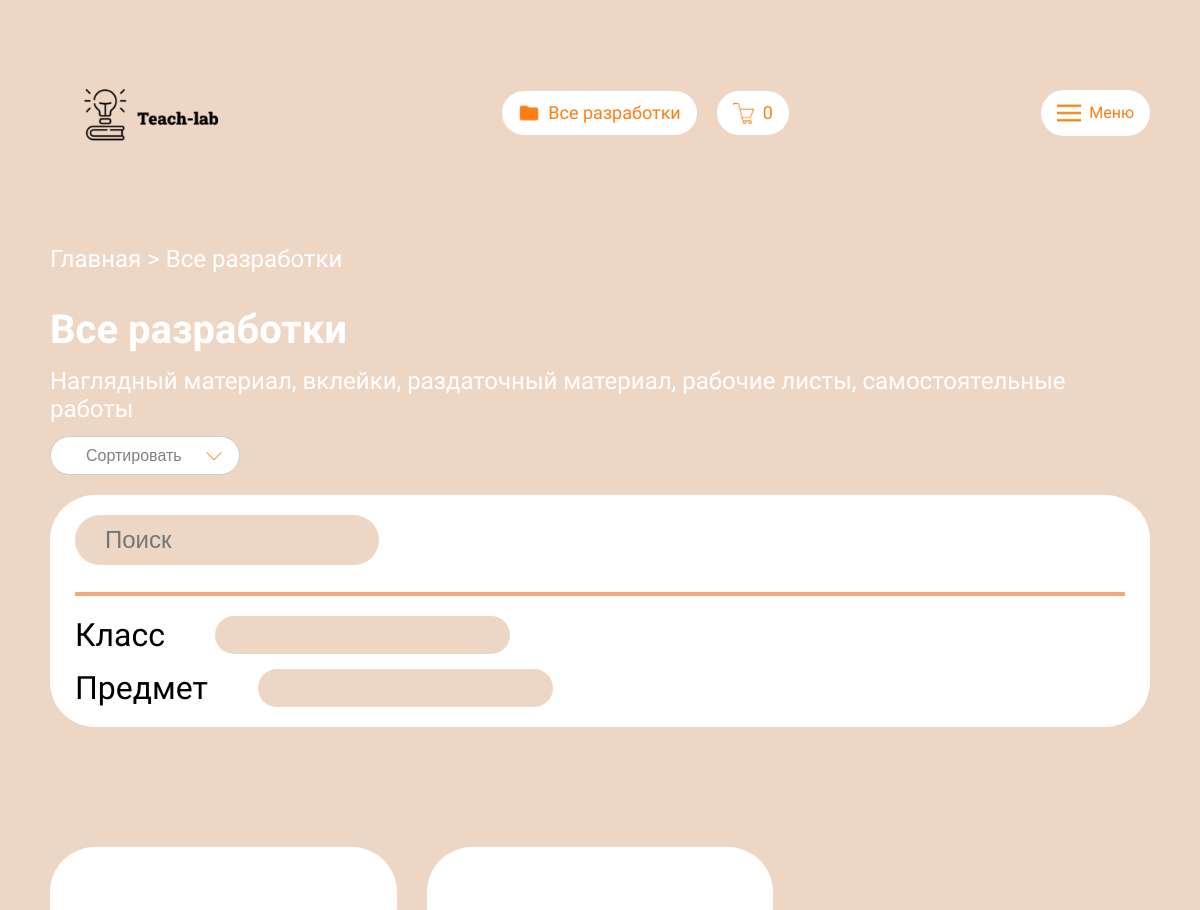
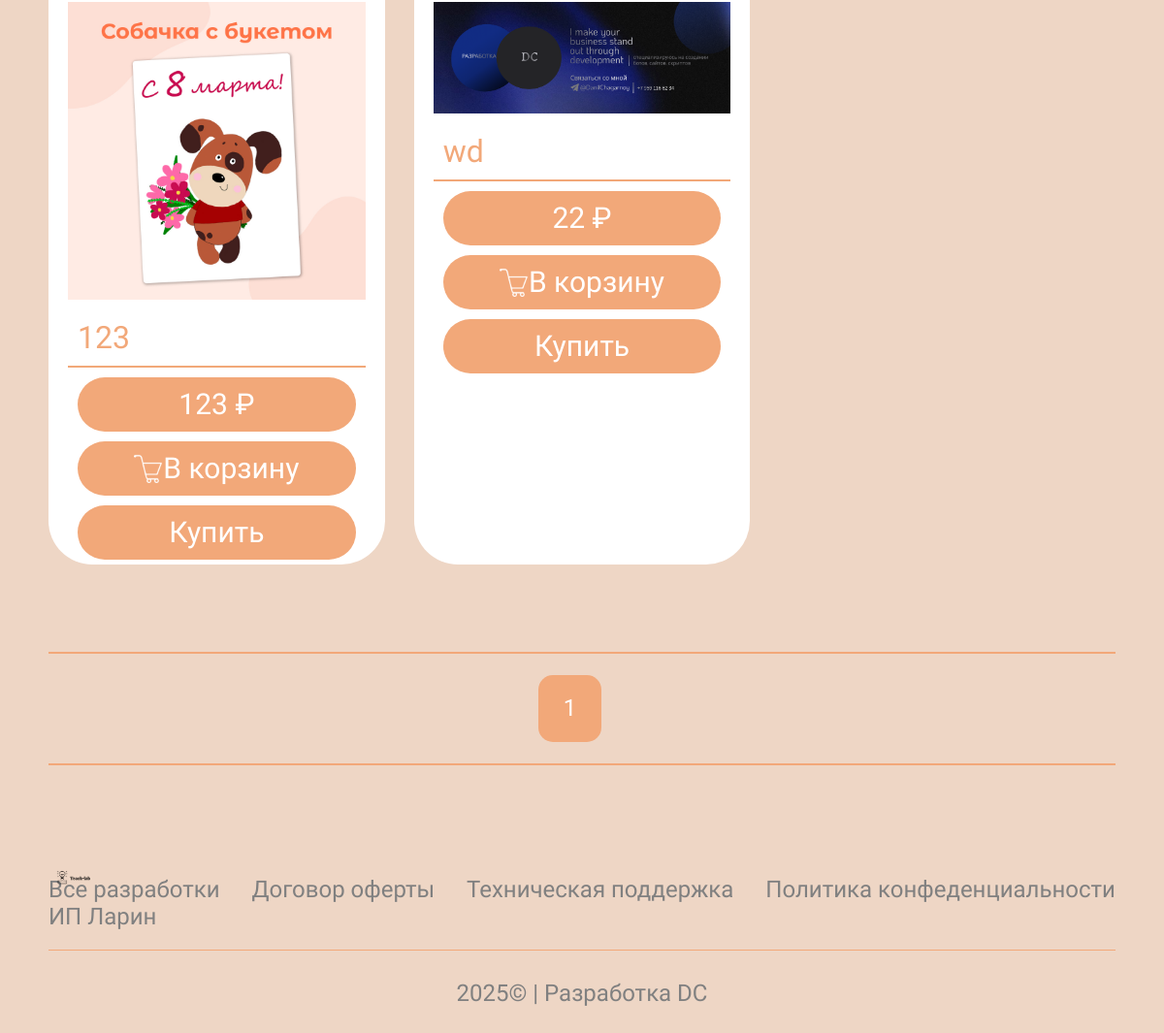
Before: /product/ with the older database file (2 pictures, top to bottom).
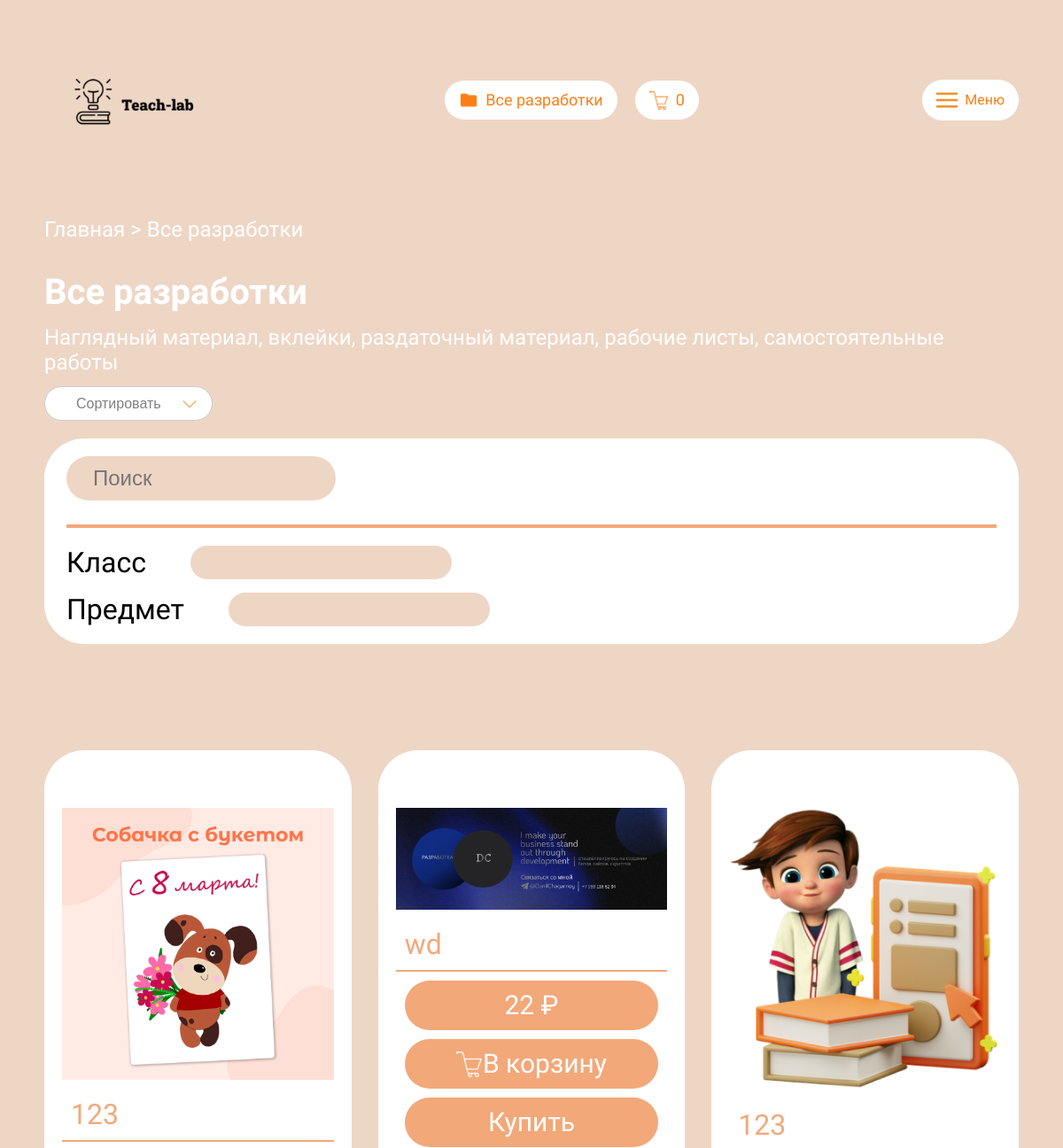
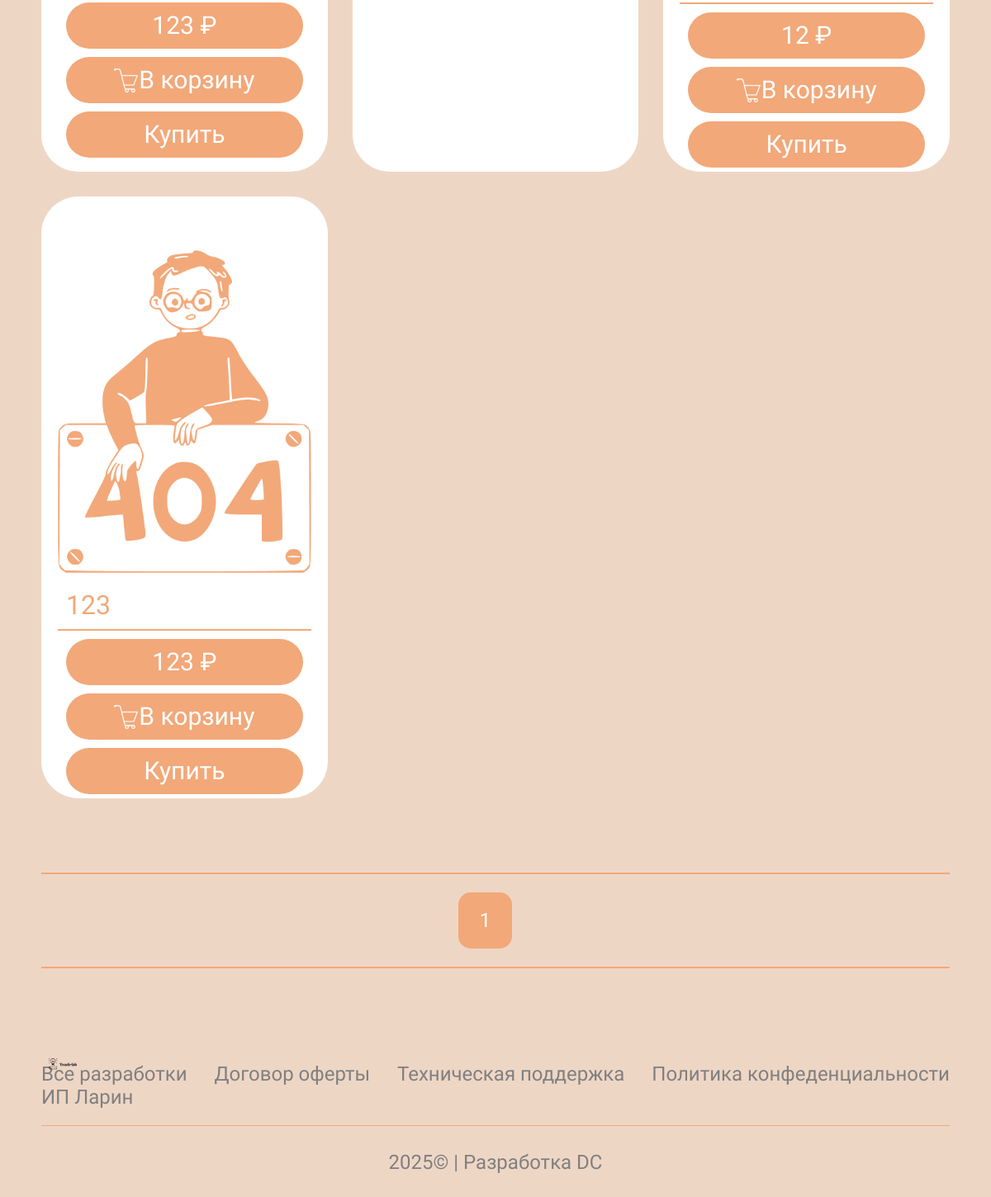
After: the same page with the newer database file (2 pictures, top to bottom).
### product/models.py (models this page shows, shortened)
class Product(models.Model):
    name = models.CharField(max_length=255, verbose_name="Название")
    description = RichTextField(verbose_name="Описание")
    price = models.IntegerField(verbose_name="Цена")
    number_pages = models.IntegerField(verbose_name="Количество страниц (если оставить пустым, то на странице не будет отображаться)", null=True, blank=True)
    pages = models.IntegerField(verbose_name="Страницы (если оставить пустым, то на странице не будет отображаться)", null=True, blank=True)
    classUser = models.IntegerField(verbose_name="Класс", null=True, blank=True)
    lesson = models.CharField(max_length=100,verbose_name="Предмет", null=True, blank=True)
    file = models.FileField(upload_to="products/material/", verbose_name="Материал урока(zip архив)", blank=True, null=True)
    image1 = models.ImageField(upload_to="products/img/", verbose_name="Изображение 1", blank=True, null=True)
    image2 = models.ImageField(upload_to="products/img/", verbose_name="Изображение 2", blank=True, null=True)
    image3 = models.ImageField(upload_to="products/img/", verbose_name="Изображение 3", blank=True, null=True)
    image4 = models.ImageField(upload_to="products/img/", verbose_name="Изображение 4", blank=True, null=True)
    created_at = models.DateTimeField(auto_now_add=True, null=True, blank=True)

### product/views.py (the view)
# urls.py: path('', catalog, name='catalog'),
def catalog(request, category_name=None):
    products_list = Product.objects.all()
    Category = apps.get_model('user', 'Categories')
    if category_name:
        category = Category.objects.filter(name__iexact=category_name).first()
        if category:
            products_list = category.products.all()
    search_query = request.GET.get('search')
    if search_query:
        products_list = products_list.filter(name__icontains=search_query)
    class_query = request.GET.get('class')
    if class_query:
        products_list = products_list.filter(classUser=class_query)
    sort_query = request.GET.get('sort')
    if sort_query == 'min_price':
        products_list = products_list.order_by('price')
    elif sort_query == 'max_price':
        products_list = products_list.order_by('-price')
    elif sort_query == 'newest':
        products_list = products_list.order_by('-created_at')
    elif sort_query == 'oldest':
        products_list = products_list.order_by('created_at')
    paginator = Paginator(products_list, 5)
    page_number = request.GET.get('page')
    products = paginator.get_page(page_number)
    return render(request, 'catalog.html', {'products': products, 'category_name': category_name})

### product/templates/catalog.html (shortened to what this page needs)
{% load static %}
<!DOCTYPE html>
<html lang="ru">
<head>
    <link rel="stylesheet" href="https://cdn.jsdelivr.net/npm/swiper@9/swiper-bundle.min.css">
    <link rel="stylesheet" href="{% static 'css/style.css' %}">
    <link rel="stylesheet" href="{% static 'css/media.css' %}">
    <link rel="stylesheet" href="{% static 'css/catalog.css' %}">
</head>
<body>
    {% include 'base/header.html' %}
    <main>
        <div class="adress">
            {% if category_name %}
                <h4><a href="{% url 'main' %}" style="text-decoration: none; color: white">Главная</a> > {{ category_name }}</h4>
            {% else %}
                <h4><a href="{% url 'main' %}" style="text-decoration: none; color: white">Главная</a> > Все разработки</h4>
            {% endif %}
        </div>
        <div class="catalog">
            {% if category_name %}
                <h3>{{ category_name }}</h3>
            {% else %}
                <h3>Все разработки</h3>
            {% endif %}
            <p>Наглядный материал, вклейки, раздаточный материал, рабочие листы, самостоятельные работы</p>
            <select id="sortSelect">
                <option value="">Сортировать <img src="{% static 'img/arrow_down.png' %}" alt=""></option>
            </select>
            <div class="catalog__filter">
                <form id="filterForm" method="get">
                    <input type="search" id="searchInput" placeholder="Поиск" class="catalog__filter__search">
                    <div class="catalog__filter__line"></div>
                    <div class="catalog__filter__input">
                        <div class="catalog__filter__input__class">
                            <label for="class">Класс</label>
                            <input type="text" id="classInput" name="class">
                        </div>
                        <div class="catalog__filter__input__class">
                            <label for="subject">Предмет</label>
                            <input type="text" id="subjectInput" name="subject">
                        </div>
                    </div>
                </form>
            </div>
            <div class="catalog__all">
                {% for product in products %}
                    <div class="catalog__all__tovar" data-product-id="{{ product.id }}">
                        <div class="catalog__all__tovar__about">
                            <div class="catalog__all__tovar__img">
                                <div class="swiper catalog__all__tovar__img__img">
                                    <div class="swiper-wrapper">
                                        {% if product.image1 %}
                                        <div class="swiper-slide">
                                            <a href="{% url 'product' product.id %}"><img src="{{ product.image1.url }}" alt="" class="catalog__product__img"></a>
                                        </div>
                                        {% endif %}
                                    </div>
                                    </div>
                            </div>
                            <div class="catalog__all__tovar__text">
                                <a href="{% url 'product' product.id %}">{{ product.name }}</a>
                            </div>
                        </div>
                        <div class="catalog__all__tovar__button">
                            <button>{{ product.price }} ₽</button>
                            {% if product.price > 0 %}
                                <button class="in_basket"><img src="{% static 'img/basketW.png' %}" alt="" width="30px"> В корзину</button>
                                <a href="{% url 'buy_product' product.id %}" style="text-decoration: none; color: black" id="buy_product"><button>Купить</button></a>
                            {% else %}
                                <a href="{{ product.file.url }}" download style="text-decoration: none; color: black"><button>Скачать</button></a>
                            {% endif %}
                        </div>
                    </div>
                {% endfor %}
            </div>
            <div class="catalog__paginator">
                {% for page in products.paginator.page_range %}
                    {% if page >= products.number|add:"-1" and page <= products.number|add:"1" %}
                        {% if products.number == page %}
                            <div>
                                <button class="catalog__paginator__active">{{ page }}</button>
                            </div>
                        {% else %}
                            <div>
                                <a href="?page={{ page }}"><button class="catalog__paginator__off">{{ page }}</button></a>
                            </div>
                        {% endif %}
                    {% endif %}
                {% endfor %}
            </div>
        </div>
    </main>
    {% include 'base/footer.html' %}
</body>
</html>

### templates/base/header.html (shortened to what this page needs)
{% load static %}
<header>
    <a href="{% url 'main' %}"><img src="{% static 'img/logo.ico' %}" alt="Логотип" class="header__logo"></a>
    <ul class="header__nav-items">
        <a href="{% url 'catalog' %}" class="header__nav-link header__nav-link--all">
            <button class="header__all"><img src="{% static 'img/folder.png' %}" alt="Папка">Все разработки</button>
        </a>
        <a href="{% url 'basket' %}" class="header__nav-link header__nav-link--basket">
            <button class="header__basket">
                <img src="{% static 'img/basket.png' %}" alt="Корзина">0 <span style="color: #FD7E14;">₽</span>
            </button>
        </a>
    </ul>
    <div class="burger__menu">
        <button onclick="burgerMenu()" class="burger-menu__button">
            <img src="{% static 'img/burger.png' %}" alt="Бургер меню">
            <span class="burger-menu__text">Меню</span>
        </button>
    </div>
</header>

### templates/base/footer.html (shortened to what this page needs)
{% load static %}
<footer>
    <a href="{% url 'main' %}">
        <img src="{% static 'img/logo.ico' %}" alt="Логотип" class="footer__logo">
    </a>
    <div class="footer__page">
        <a href="{% url 'catalog' %}">Все разработки</a>
        <a href="{% url 'offer' %}">Договор оферты</a>
        <a href="{% url 'help' %}">Техническая поддержка</a>
        <a href="{% url 'confidentiality' %}">Политика конфеденциальности</a>
        <a href="{% url 'larin' %}">ИП Ларин</a>
    </div>
    <div class="footer__line"></div>
    <div class="footer__text">
        <p>2025© | Разработка DC</p>
    </div>
</footer>

### product/static/css/style.css (style rules this page uses)
* { padding: 0; margin: 0; box-sizing: border-box; }
:root { --orange: #F2A879; --teach-lab-orange: #FD7E14; --body: #EED6C5; --silver: #808080; --white: #ffffff; --black: #000000; --header-button-text: var(--teach-lab-orange); --header-button-bg: var(--white); --button-primary-bg: var(--teach-lab-orange); --button-primary-text: var(--white); --card-background: var(--white); --card-text-color: var(--black); }
body { display: flex; flex-direction: column; margin: 0 auto; max-width: 1440px; padding-left: 50px; padding-right: 50px; font-family: "M PLUS Rounded 1c", serif; background: var(--body); font-weight: 400; color: var(--black); }
button, a.btn, input[type="button"], input[type="submit"], a.material-card { cursor: pointer; transition: transform 0.2s ease-out, box-shadow 0.2s ease-out, filter 0.2s ease-out, background-color 0.2s ease-out, border-color 0.2s ease-out; font-family: "M PLUS Rounded 1c", serif; border: 1px solid transparent; text-decoration: none; text-align: center; padding: 10px 20px; border-radius: 25px; font-weight: 500; line-height: 1.2; box-sizing: border-box; }
header { display: flex; justify-content: space-between; align-items: center; padding: 15px 0; flex-wrap: wrap; }
.header__logo { width: 200px; height: auto; display: block; }
.header__nav-items { display: flex; flex-direction: row; align-items: center; list-style: none; padding-left: 0; margin: 0; column-gap: 20px; }
.header__nav-link { text-decoration: none; }
header button, .burger-menu__button { font-size: 18px; color: var(--header-button-text); background-color: var(--header-button-bg); border-radius: 30px; padding: 10px 15px; gap: 8px; display: flex; align-items: center; justify-content: center; }
header button img { height: 22px; width: auto; }
.burger__menu { position: relative; display: block; }
.burger-menu__button img { height: 24px; width: auto; display: block; flex-shrink: 0; }
.burger-menu__text { font-size: 16px; color: var(--header-button-text); }
main { display: flex; flex-direction: column; justify-content: center; margin-top: 20px; }
.swiper { width: 100%; overflow: hidden; }
.swiper-wrapper { display: flex; }
.swiper-slide { flex-shrink: 0; box-sizing: border-box; }
footer { display: flex; flex-direction: column; margin-top: 250px; }
.footer__page { display: flex; flex-direction: row; flex-wrap: wrap; margin-top: 50px; justify-content: space-between; }
.footer__page a { font-size: 24px; color: var(--silver); text-decoration: none; }
.footer__line { display: block; border-top: 1px solid var(--orange); margin-top: 20px; }
.footer__text { display: flex; flex-direction: row; justify-content: center; align-items: center; margin-top: 30px; padding-bottom: 30px; }
.footer__text p { font-size: 24px; color: var(--silver); }
footer img { width: 50px; height: 50px; }
.catalog__all__tovar__img__img { height: auto !important; width: 100% !important; display: flex !important; justify-content: center !important; align-items: center !important; overflow: hidden !important; position: relative !important; }
.catalog__all__tovar__img__img .swiper-wrapper { height: 100% !important; width: 100% !important; display: flex !important; align-items: center !important; justify-content: flex-start !important; }
.catalog__all__tovar__img__img .swiper-slide { height: 100% !important; width: 100% !important; display: flex !important; justify-content: center !important; align-items: center !important; flex-shrink: 0 !important; flex-grow: 0 !important; box-sizing: border-box !important; }
.catalog__all__tovar__img__img .swiper-slide img { width: auto !important; height: auto !important; max-width: 100% !important; max-height: 100% !important; object-fit: contain !important; display: block !important; }

### templates/base/footer.html (style rules this page uses)
footer { margin-top: 10px; width: 100%; }
.footer__logo { position: relative; width: max-content; top: 80px; }

Changed rows visible on the page:
added Product: image1 (picture), name "123", price "12"
added Product: image1 (picture), name "123", price "123"
